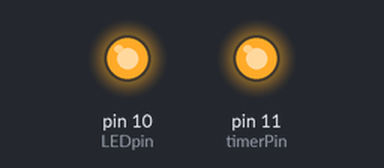
Bench run of a sketch on a simulated Arduino Uno, built with avr-gcc and run on an emulated ATmega328P. Parts: output pins drawn as LEDs (lit = HIGH).

Above: at 2.0 s.
At 4.0 s:
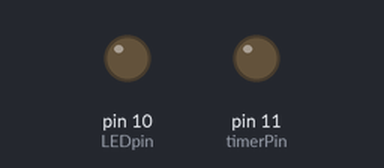
Timing chart, 0 to 6.2 s (numbered marks = the images above):
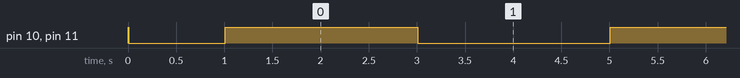

The sketch:

test_LED.ino
```cpp
const int LEDpin = 10;
const int timerPin = 11; // useful for syncing LED to other stuff
const int on_time = 2000;
const int off_time = 2000;

void setup() {
  // put your setup code here, to run once:
  pinMode(LEDpin, OUTPUT);
  pinMode(timerPin, OUTPUT);

  // initial 10-ms flash to indicate beginning of script
  digitalWrite(LEDpin, HIGH);
  digitalWrite(timerPin, HIGH);
  delay(10);
  digitalWrite(LEDpin, LOW);
  digitalWrite(timerPin, LOW);
  delay(1000);

}

void loop() {
  // put your main code here, to run repeatedly:
  digitalWrite(LEDpin, HIGH);
  digitalWrite(timerPin, HIGH);
  delay(on_time);
  digitalWrite(LEDpin, LOW);
  digitalWrite(timerPin, LOW);
  delay(off_time);
}
```

Measured:
- by itself, pin 10 (LEDpin), pin 11 (timerPin): repeats every 4.0 s: HIGH 2.0 s, LOW 2.0 s
